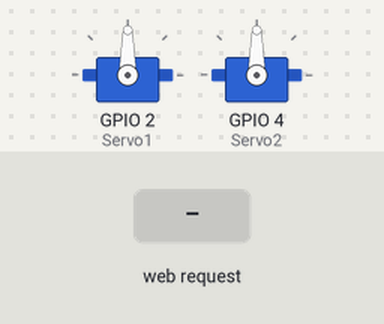
A sketch run on a simulated ESP8266 (NodeMCU). Parts: 2 × servo. The inputs (shaded band) are chosen by the test bench. WiFi joins after 1.5 s; servers stay silent unless stated; what the sketch prints to the serial monitor is not drawn.

Above: at 8.7 s.
8.8 s: HTTP request GET /Servo1_angle0 received
At 9.3 s:
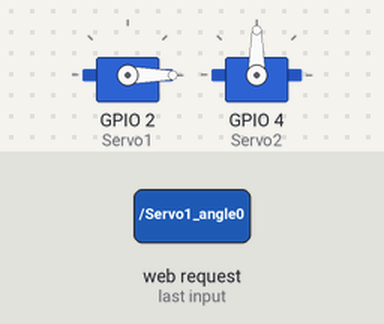
10.3 s: HTTP request GET /Servo1_angle180 received
At 11.5 s:
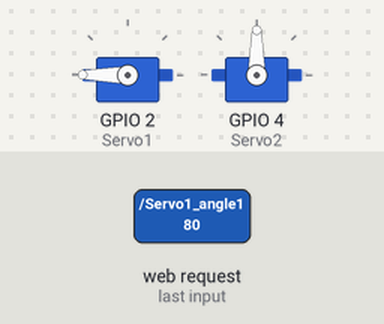
11.8 s: HTTP request GET /Servo2_angle0 received
At 12.8 s:
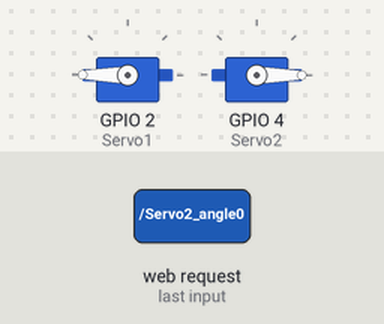
13.3 s: HTTP request GET /Servo1_angle90 received
At 13.9 s:
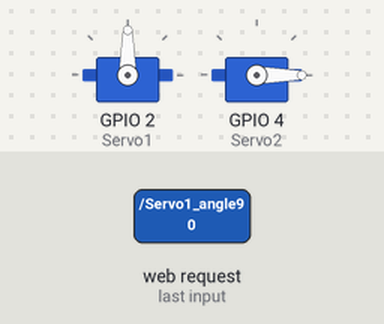
14.8 s: HTTP request GET /Servo2_angle180 received
At 15.1 s:
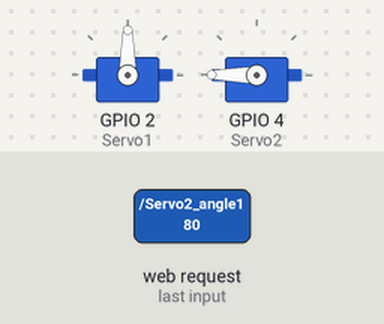
16.3 s: HTTP request GET /Servo2_angle90 received
At 17.4 s:
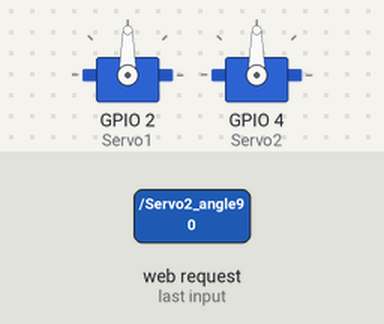
Timing chart, 0 to 18.8 s (numbered marks = the images above; inputs shaded):
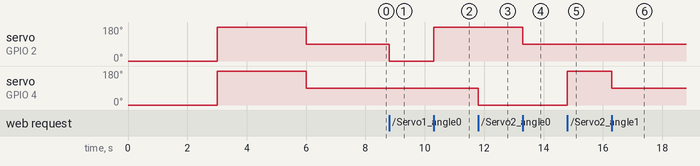

The sketch:

Wifi_board_control_servo_in_any_angle.ino
```cpp
/*下一步從client class 與server class 著手
 以及從範例裡去找相關的傳輸資料的方法*/
#include <ESP8266WiFi.h>
#include <Servo.h>
const char* ssid = "Infas_因法師"; //your WiFi Name
const char* password = "infas.capacitor";  //Your Wifi Password
Servo Servo1;
Servo Servo2;
WiFiServer server(80);
WiFiClient client;
int servo1Angle = 30;
String request;
//===========================================
void setup() {
  Serial.begin(115200);
  Servo1.attach(2,1000,2150);//pin2 = D4
  Servo2.attach(4,1000,2150);//pin4 = D2
  Servo1.write(0);Servo2.write(0);delay(3000);
  Servo1.write(180);Servo2.write(180);delay(3000);
  Servo1.write(90);Servo2.write(90);
  //-----以上為伺服馬達的初始化動作----
  sendWifiInfoToSerial();
  //初始化Wifi連線功能及開啟序列埠通訊
}

void loop() {
  while (WiFi.status() != WL_CONNECTED) {//如果斷線
    delay(100);
    Serial.println("Lost Connection! Trying to reconnect...");
    //若要在斷線時重置接腳的輸出狀態
    //要寫在這裡面
  }//這邊以上非常重要!!!防止WIFI斷線導致無法控制!
  //Below is to Check if a client has connected
  client = server.available();
  if (!client) {
    return;//如果Client還未做出回應(接資料)，就在從頭跑一次LOOP
  }
  // Wait until the client sends some data
  Serial.println("new client");
  int receiveDataWaitTimes=0;//用來計算等待接收資料的次數
  while(!client.available()){
    delay(30);//如果Client還來不及做出回應(送資料)，等待他30毫秒
    receiveDataWaitTimes+=1;
    if(receiveDataWaitTimes>=10){
      receiveDataWaitTimes=0;
      break;//因為Client一直都沒做出回應，可能是斷線了，所以就不等了，跳出迴圈!
    }
  }
  request = client.readStringUntil('\r');// Read the first line of the request
  //讀取Client的回應直到換行符號出現
  Serial.println(request);
  client.flush();//丟棄遺失的封包
  //-------------------------------------------------------
  matchRequest();//根據Client執行請求
  sendHTML();
  Serial.println("Client disonnected");
  Serial.println("");
}
```

subroutines.ino
```cpp
void sendWifiInfoToSerial(){
  Serial.begin(115200);
  delay(10);
  Serial.println();
  Serial.println();
  Serial.print("Connecting to ");
  Serial.println(ssid);
  WiFi.begin(ssid, password);//嘗試連線到設定好的SSID
  while (WiFi.status() != WL_CONNECTED) {
    //判斷是否成功連線
    delay(500);
    Serial.print(".");
  }
  //以下為成功連線後所執行的動作
  Serial.println("");
  Serial.println("WiFi connected");
  server.begin();//開啟伺服器
  Serial.println("Server started");
  Serial.print("Use this URL to connect: ");
  Serial.print("http://");
  Serial.print(WiFi.localIP());//顯示出這塊板子的IP位置
  Serial.println("/");
}

void matchRequest(){
  if(request.indexOf("/Servo1_angle90") != -1)  {
    Servo1.write(90);
  }
  if(request.indexOf("/Servo1_angle0") != -1)  {
    Servo1.write(0);
  }
  if(request.indexOf("/Servo1_angle180") != -1)  {
    Servo1.write(180);
  }
  if(request.indexOf("/Servo2_angle90") != -1)  {
    Servo2.write(90);
  }
  if(request.indexOf("/Servo2_angle0") != -1)  {
    Servo2.write(0);
  }
  if(request.indexOf("/Servo2_angle180") != -1)  {
    Servo2.write(180);
  }
}

void sendHTML(){
  //以下對客戶端(Client，像是手機)丟HTML語法，
  // Return the response
  client.println("HTTP/1.1 200 OK");
  client.println("Content-Type: text/html");
  client.println(""); //  do not forget this one
  client.println("<!DOCTYPE HTML>");
  client.println("<html>");
  //-------------以上為HTML Header----------------
  client.print("Led is now: This example does not have LED");
  client.println("<br><br>");
  client.println("<input type=\"submit\" value=\"submit\" />");
  client.println("<a href=\"/Servo1_angle0\"\"><button style=\"height:200px;width:200px\">Servo1 set to 0°</button></a><br /><br /><br />");
  client.println("<a href=\"/Servo1_angle90\"\"><button style=\"height:200px;width:200px\">Servo1 set to 90°</button></a><br />");
  client.println("<a href=\"/Servo1_angle180\"\"><button style=\"height:200px;width:200px\">Servo1 set to 180°</button></a><br />");
  client.println("<a href=\"/Servo2_angle0\"\"><button style=\"height:200px;width:200px\">Servo2 set to 0°</button></a><br /><br /><br />");
  client.println("<a href=\"/Servo2_angle90\"\"><button style=\"height:200px;width:200px\">Servo2 set to 90°</button></a><br />");
  client.println("<a href=\"/Servo2_angle180\"\"><button style=\"height:200px;width:200px\">Servo2 set to 180°</button></a><br />");
  //上面幾行看起來很怪，但是為了讓IDE把它當成純文字看，只好用一堆\" 這樣IDE才會將它視為"
  client.println("</html>");
  delay(1);
}
```

Measured:
- after the input at 8.8 s, servo on GPIO 2 (Servo1): 90° → 0° at once
- after the input at 10.3 s, servo on GPIO 2 (Servo1): 0° → 180° at once
- after the input at 11.8 s, servo on GPIO 4 (Servo2): 90° → 0° at once
- after the input at 13.3 s, servo on GPIO 2 (Servo1): 180° → 90° at once
- after the input at 14.8 s, servo on GPIO 4 (Servo2): 0° → 180° at once
- after the input at 16.3 s, servo on GPIO 4 (Servo2): 180° → 90° at once
